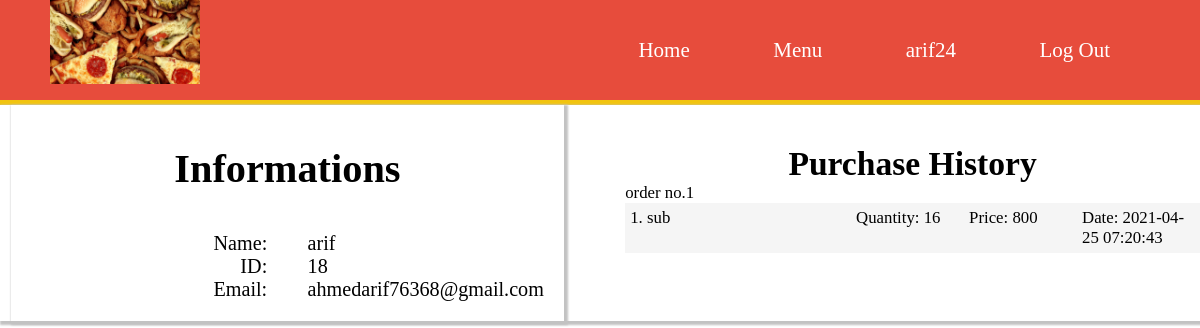
/profile.php (signed in), run on the app's committed database.
### tables this page shows
CREATE TABLE `orders` (
  `o_id` int(50) NOT NULL,
  `m_id` int(50) NOT NULL,
  `date` datetime NOT NULL
);

CREATE TABLE `orderproduct` (
  `op_id` int(10) NOT NULL,
  `o_id` int(10) NOT NULL,
  `p_id` int(10) NOT NULL,
  `quantity` int(20) NOT NULL,
  `total` int(10) NOT NULL
);

CREATE TABLE `products` (
  `p_id` int(50) NOT NULL,
  `name` varchar(100) NOT NULL,
  `price` int(4) NOT NULL,
  `categories` varchar(20) NOT NULL,
  `images` varchar(100) NOT NULL,
  `available` varchar(10) NOT NULL,
  `quantity` int(3) NOT NULL
);

### profile.php (the view, shortened to what this page needs)
<?php
$servername = "localhost";
$username = "root";
$password = "";
$dbname = "food_delivery_system";
$conn = new mysqli($servername, $username, $password, $dbname);
?>
<!DOCTYPE html>
<html>
<head>
	<link type="text/css" rel="stylesheet"  href="profile.css">
</head>
<body>
	<div class="main">
		<nav>
			<img src="banner_1.jpg"width="150"hieght="150">
			<UL>
				<li><a href="welcome.php">Home</a></li>
				<li><a href="menu.php">Menu</a></li>
				<?php
					if(isset($_SESSION['email'])){
						echo "<li><a href=".'"profile.php">'. $_SESSION['name']."</a></li>
							<li><a href=".'"logout.php">Log Out'."</a></li>
						</UL>";
					}
					else{
					echo "<li><a href=".'"login.php">Login'."</a></li>
						</UL>";
					}
				?>
		</nav>
	</div>
	<div class="body">
		<div class="profile">
			<div class="header">
				Informations
			</div>
			<div class="category">
				<p>Name:</p>
				<p>ID:</p>
				<p>Email:</p>
			</div>
			<div class="information">
				<p><?php echo $_SESSION['memberdetails']['FullName'];?></p>
				<p><?php echo $_SESSION['memberdetails']['UserId'];?></p>
				<p><?php echo $_SESSION['memberdetails']['Email'];?></p>
			</div>
		</div>
			<div class="info">
				<div class="header">Purchase History</div>
		<?php
				$m_id=$_SESSION['memberdetails']['UserId'];
				$query = "SELECT o_id,date FROM `orders` WHERE m_id=$m_id";
				$result=mysqli_query($conn,$query);
				$count1=1;
				while($orders=mysqli_fetch_assoc($result))
				{
					$o_id=$orders['o_id'];
					$query = "SELECT products.name, orderproduct.quantity, orderproduct.total FROM orderproduct INNER JOIN products ON orderproduct.p_id=products.p_id WHERE o_id =$o_id";
					$result2=mysqli_query($conn,$query);
					echo "order no.".$count1++;
					$count2=0;
					while($product=mysqli_fetch_assoc($result2)){
						$count2++;
				?>
					<div class="order">
					<div>
						<p class="bold"><?php echo $count2.". ". $product['name']; ?></p>
					</div>
					<div>
						<p>Quantity: <?php echo $product['quantity']; ?></p>
					</div>
					<div>
						<p>Price: <?php echo $product['total']; ?></p>
					</div>
					<div>
						<p>Date: <?php echo $orders['date'];?></p>
					</div>
					</div>
					<?php
				}
			}?>
			</div>
</body>
</html>

### profile.css (style rules this page uses)
* { margin:0; padding:0; font-family: Century gothic; }
body { font-size: 14px; }
nav { height:100px; width: 100% margin:0; padding: 0; background-color: #e74c3c; line-height: 100px; border-bottom: 5px solid #f1c40f; }
nav ul { float:right; margin-right:50px; }
nav ul li { list-style-type: none; display:inline; }
nav ul li a { text-decoration: none; color:#ffff; padding: 40px; font-size: 150% }
nav img { float:left; margin-left: 50px; position: absolute; }
div.body { display: grid; grid-template-columns:1fr 1fr; grid-auto-rows: minmax(20px,auto); grid-gap: 3em; box-shadow: 2px 2px 2px 2px #C2C2C2; font-size: 120% }
div.profile { display: grid; grid-template-columns:1fr 1fr; margin-left: auto; margin-right: auto; grid-auto-rows: minmax(20px,auto); grid-gap: 2em; box-shadow: 2px 2px 2px 2px #C2C2C2; font-size: 120% }
.header { grid-column: 1/3; font-weight: bold; font-size: 200%; text-align: center; margin-top: 40px; }
div.category { text-align: right; margin-bottom: 20px; }
div.information { margin-right:20px; margin-bottom: 20px; }
.order { background-color: #F5F5F5; padding: 5px; display: grid; grid-template-columns: 40% 20% 20% 20%; }

### data on the page
orderproduct: p.name "sub", quantity "16", total "800", o.date "2021-04-25 07:20:43"

### other printed values
$_SESSION['name'] "arif24"
$_SESSION['memberdetails']['FullName'] "arif"
$_SESSION['memberdetails']['UserId'] "18"
$_SESSION['memberdetails']['Email'] "ahmedarif76368@gmail.com"
